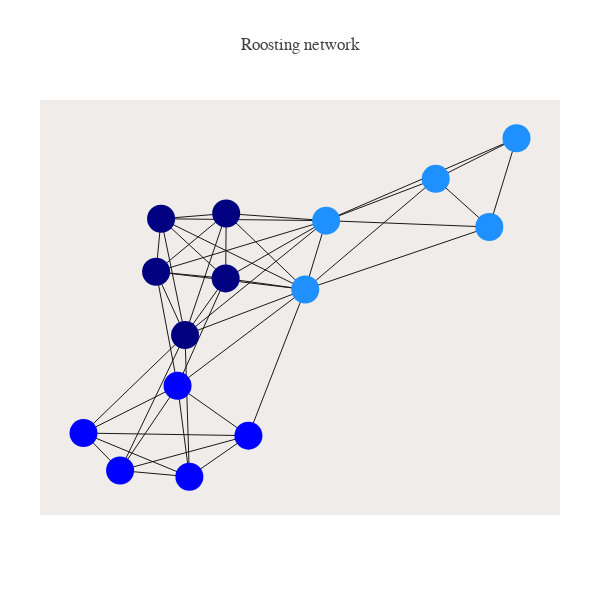

Here is the notebook cell this chart was saved with:
### Markdown cell above
### Network analysis of SRI matrix

### Code cell
##### import networkx as nx

SRI_threshold= 0.05

sorted_names= list(Anatree.keys())

gp_acquaintance= [[z for z in gp_bats.keys() if x in gp_bats[z]] for x in sorted_names]
gp_acquaintance= list(it.chain(*gp_acquaintance))

gp_col= {
    'SE': [0,0,255],
    'SR': [0,0,128],
    'SH': [30,144,255]
}

col_vec= ['rgb({})'.format(','.join([str(z) for z in gp_col[x]])) for x in gp_acquaintance]

G=nx.Graph()#  G is an empty Graph

my_nodes=range(len(sorted_names))
G.add_nodes_from(my_nodes)

edges= []
edge_width= []
for bat in sorted_names:
    for other in sorted_names:
        if Anatree[bat][other] > SRI_threshold and bat != other:
            ibat= sorted_names.index(bat)
            iother= sorted_names.index(other)
            edge_width.append(Anatree[bat][other])
            edges.append(tuple(sorted([ibat,iother])))

edges= sorted(list(set(edges)))
G.add_edges_from(edges)

pos=nx.fruchterman_reingold_layout(G)

Xn=[pos[k][0] for k in range(len(pos))]
Yn=[pos[k][1] for k in range(len(pos))]

labels= sorted_names



trace_nodes=dict(type='scatter',
                 x=Xn, 
                 y=Yn,
                 mode='markers',
                 marker=dict(size=28, color=col_vec),
                 text=labels,
                 hoverinfo='text')


Xe=[]
Ye=[]
for e in G.edges():
    Xe.extend([pos[e[0]][0], pos[e[1]][0], None])
    Ye.extend([pos[e[0]][1], pos[e[1]][1], None])

trace_edges=dict(type='scatter',
                 mode='lines',
                 x=Xe,
                 y=Ye,
                 line=dict(width=1, color='rgb(25,25,25)'),
                 hoverinfo='none' 
                )

axis=dict(showline=False, # hide axis line, grid, ticklabels and  title
          zeroline=False,
          showgrid=False,
          showticklabels=False,
          title='' 
          )
layout=dict(title= 'Roosting network',  
            font= dict(family='Balto'),
            width=600,
            height=600,
            autosize=False,
            showlegend=False,
            xaxis=axis,
            yaxis=axis,
            margin=dict(
            l=40,
            r=40,
            b=85,
            t=100,
            pad=0,
       
    ),
    hovermode='closest',
    plot_bgcolor='#efecea', #set background color            
    )


fig = dict(data=[trace_edges, trace_nodes], layout=layout)

iplot(fig)

### Figure 1 — Plotly figure (JSON) as saved in the notebook; plotly's stock layout.template omitted (floating-point values rounded to 4 significant figures; data arrays with more than 128 entries replaced by an {"elided": "..."} marker saying what was removed)
{"data": [{"hoverinfo": "none", "line": {"color": "rgb(25,25,25)", "width": 1}, "mode": "lines", "type": "scatter", "uid": "a3a11c51-4f6c-4e3d-9f8b-2d92bc156727", "x": {"elided": "138 float values"}, "y": {"elided": "138 float values"}}, {"hoverinfo": "text", "marker": {"color": ["rgb(0,0,255)", "rgb(0,0,255)", "rgb(30,144,255)", "rgb(30,144,255)", "rgb(30,144,255)", "rgb(30,144,255)", "rgb(30,144,255)", "rgb(0,0,255)", "rgb(0,0,255)", "rgb(0,0,255)", "rgb(0,0,128)", "rgb(0,0,128)", "rgb(0,0,128)", "rgb(0,0,128)", "rgb(0,0,128)"], "size": 28}, "mode": "markers", "text": ["ESSE22", "ESSE23", "ESSH24", "ESSH25", "ESSH26", "ESSH27", "ESSH28", "ESSE25", "ESSE26", "ESSE27", "ESSR24", "ESSR25", "ESSR26", "ESSR27", "ESSR28"], "type": "scatter", "uid": "29b37065-a8f0-4ca4-88e4-9f364b677346", "x": [-0.03027, -0.2544, 0.6806, 0.8838, 0.9871, 0.2647, 0.1854, -0.5173, -0.6561, -0.2992, -0.1145, -0.2709, -0.1166, -0.3806, -0.3617], "y": [-0.7609, -1, 0.7337, 0.4533, 0.9697, 0.4903, 0.08966, -0.9636, -0.7458, -0.4707, 0.5319, -0.1756, 0.154, 0.1928, 0.5013]}], "layout": {"autosize": false, "font": {"family": "Balto"}, "height": 600, "hovermode": "closest", "margin": {"b": 85, "l": 40, "pad": 0, "r": 40, "t": 100}, "plot_bgcolor": "#efecea", "showlegend": false, "title": "Roosting network", "width": 600, "xaxis": {"showgrid": false, "showline": false, "showticklabels": false, "title": "", "zeroline": false}, "yaxis": {"showgrid": false, "showline": false, "showticklabels": false, "title": "", "zeroline": false}}}
